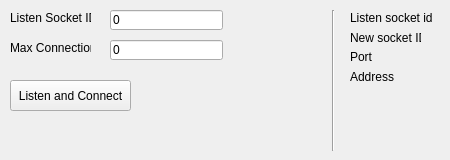
         <widget class="QWidget" name="tab_8">
          <attribute name="title">
           <string>Listen and Accept</string>
          </attribute>
          <widget class="QLabel" name="label_27">
           <property name="geometry">
            <rect>
             <x>10</x>
             <y>10</y>
             <width>81</width>
             <height>16</height>
            </rect>
           </property>
           <property name="toolTip">
            <string>&lt;html&gt;&lt;head/&gt;&lt;body&gt;&lt;p&gt;Local socket that should listen&lt;/p&gt;&lt;/body&gt;&lt;/html&gt;</string>
           </property>
           <property name="text">
            <string>Listen Socket ID</string>
           </property>
          </widget>
          <widget class="QLabel" name="label_28">
           <property name="geometry">
            <rect>
             <x>10</x>
             <y>40</y>
             <width>81</width>
             <height>16</height>
            </rect>
           </property>
           <property name="toolTip">
            <string>&lt;html&gt;&lt;head/&gt;&lt;body&gt;&lt;p&gt;Maximum number of connections allowed to establish&lt;/p&gt;&lt;/body&gt;&lt;/html&gt;</string>
           </property>
           <property name="text">
            <string>Max Connection</string>
           </property>
          </widget>
          <widget class="QLineEdit" name="listenAcceptSocketID">
           <property name="geometry">
            <rect>
             <x>110</x>
             <y>10</y>
             <width>113</width>
             <height>20</height>
            </rect>
           </property>
           <property name="text">
            <string>0</string>
           </property>
          </widget>
          <widget class="QLineEdit" name="listenAcceptMaxConn">
           <property name="geometry">
            <rect>
             <x>110</x>
             <y>40</y>
             <width>113</width>
             <height>20</height>
            </rect>
           </property>
           <property name="text">
            <string>0</string>
           </property>
          </widget>
          <widget class="Line" name="line_2">
           <property name="geometry">
            <rect>
             <x>323</x>
             <y>10</y>
             <width>20</width>
             <height>141</height>
            </rect>
           </property>
           <property name="orientation">
            <enum>Qt::Vertical</enum>
           </property>
          </widget>
          <widget class="QPushButton" name="Button_listenAccept">
           <property name="geometry">
            <rect>
             <x>10</x>
             <y>80</y>
             <width>121</width>
             <height>31</height>
            </rect>
           </property>
           <property name="text">
            <string>Listen and Connect</string>
           </property>
          </widget>
          <widget class="QLabel" name="label_29">
           <property name="geometry">
            <rect>
             <x>350</x>
             <y>10</y>
             <width>91</width>
             <height>16</height>
            </rect>
           </property>
           <property name="text">
            <string>Listen socket id</string>
           </property>
          </widget>
          <widget class="QLabel" name="label_30">
           <property name="geometry">
            <rect>
             <x>350</x>
             <y>30</y>
             <width>71</width>
             <height>16</height>
            </rect>
           </property>
           <property name="text">
            <string>New socket ID</string>
           </property>
          </widget>
          <widget class="QLabel" name="label_31">
           <property name="geometry">
            <rect>
             <x>350</x>
             <y>50</y>
             <width>47</width>
             <height>13</height>
            </rect>
           </property>
           <property name="text">
            <string>Port</string>
           </property>
          </widget>
          <widget class="QLabel" name="label_32">
           <property name="geometry">
            <rect>
             <x>350</x>
             <y>70</y>
             <width>47</width>
             <height>13</height>
            </rect>
           </property>
           <property name="text">
            <string>Address</string>
           </property>
          </widget>
         </widget>
